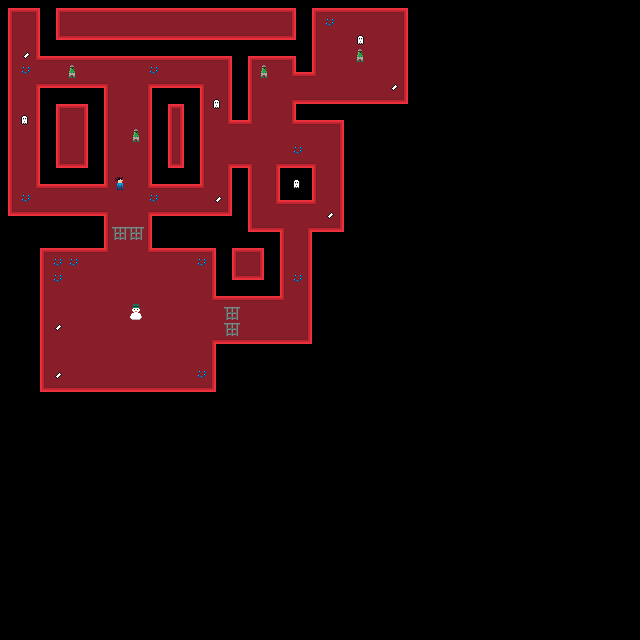

A 2D game scene composited from a Tiled map and its tileset images. What follows is a short description and the map's XML, with every tile layer's data as written:
An orthogonal 40x40 tile map with 16x16 px tiles, 2 tile layers (Base, Over).

<map version="1.0" orientation="orthogonal" renderorder="right-down" width="40" height="40" tilewidth="16" tileheight="16" nextobjectid="1">
 <tileset firstgid="1" name="atlas" tilewidth="16" tileheight="16" tilecount="64" columns="8">
  <image source="atlas.png" trans="ff00ff" width="128" height="128" />
 </tileset>
 <layer name="Base" width="40" height="40">
  <data encoding="csv">
1,2,3,1,2,2,2,2,2,2,2,2,2,2,2,2,2,2,3,1,2,2,2,2,2,3,0,0,0,0,0,0,0,0,0,0,0,0,0,0,
9,10,11,9,10,10,10,10,10,10,10,10,10,10,10,10,10,10,11,9,10,10,10,10,10,11,0,0,0,0,0,0,0,0,0,0,0,0,0,0,
9,10,11,17,18,18,18,18,18,18,18,18,18,18,18,18,18,18,19,9,10,10,10,10,10,11,0,0,0,0,0,0,0,0,0,0,0,0,0,0,
9,10,33,2,2,2,2,2,2,2,2,2,2,2,3,1,2,2,3,9,10,10,10,10,10,11,0,0,0,0,0,0,0,0,0,0,0,0,0,0,
9,10,10,10,10,10,10,10,10,10,10,10,10,10,11,9,10,10,33,34,10,10,10,10,10,11,0,0,0,0,0,0,0,0,0,0,0,0,0,0,
9,10,25,18,18,18,26,10,10,25,18,18,26,10,11,9,10,10,10,10,10,10,10,10,10,11,0,0,0,0,0,0,0,0,0,0,0,0,0,0,
9,10,11,1,2,3,9,10,10,11,1,3,9,10,11,9,10,10,25,18,18,18,18,18,18,19,0,0,0,0,0,0,0,0,0,0,0,0,0,0,
9,10,11,9,10,11,9,10,10,11,9,11,9,10,33,34,10,10,33,2,2,3,0,0,0,0,0,0,0,0,0,0,0,0,0,0,0,0,0,0,
9,10,11,9,10,11,9,10,10,11,9,11,9,10,10,10,10,10,10,10,10,11,0,0,0,0,0,0,0,0,0,0,0,0,0,0,0,0,0,0,
9,10,11,9,10,11,9,10,10,11,9,11,9,10,10,10,10,10,10,10,10,11,0,0,0,0,0,0,0,0,0,0,0,0,0,0,0,0,0,0,
9,10,11,17,18,19,9,10,10,11,17,19,9,10,25,26,10,25,18,26,10,11,0,0,0,0,0,0,0,0,0,0,0,0,0,0,0,0,0,0,
9,10,33,2,2,2,34,10,10,33,2,2,34,10,11,9,10,11,0,9,10,11,0,0,0,0,0,0,0,0,0,0,0,0,0,0,0,0,0,0,
9,10,10,10,10,10,10,10,10,10,10,10,10,10,11,9,10,33,2,34,10,11,0,0,0,0,0,0,0,0,0,0,0,0,0,0,0,0,0,0,
17,18,18,18,18,18,26,10,10,25,18,18,18,18,19,9,10,10,10,10,10,11,0,0,0,0,0,0,0,0,0,0,0,0,0,0,0,0,0,0,
0,0,0,0,0,0,9,10,10,11,0,0,0,0,0,17,18,26,10,25,18,19,0,0,0,0,0,0,0,0,0,0,0,0,0,0,0,0,0,0,
0,0,1,2,2,2,34,10,10,33,2,2,2,3,0,0,0,9,10,11,0,0,0,0,0,0,0,0,0,0,0,0,0,0,0,0,0,0,0,0,
0,0,9,10,10,10,10,10,10,10,10,10,10,11,0,0,0,9,10,11,0,0,0,0,0,0,0,0,0,0,0,0,0,0,0,0,0,0,0,0,
0,0,9,10,10,10,10,10,10,10,10,10,10,11,0,0,0,9,10,11,0,0,0,0,0,0,0,0,0,0,0,0,0,0,0,0,0,0,0,0,
0,0,9,10,10,10,10,10,10,10,10,10,10,33,2,2,2,34,10,11,0,0,0,0,0,0,0,0,0,0,0,0,0,0,0,0,0,0,0,0,
0,0,9,10,10,10,10,10,10,10,10,10,10,10,10,10,10,10,10,11,0,0,0,0,0,0,0,0,0,0,0,0,0,0,0,0,0,0,0,0,
0,0,9,10,10,10,10,10,10,10,10,10,10,10,10,10,10,10,10,11,0,0,0,0,0,0,0,0,0,0,0,0,0,0,0,0,0,0,0,0,
0,0,9,10,10,10,10,10,10,10,10,10,10,25,18,18,18,18,18,19,0,0,0,0,0,0,0,0,0,0,0,0,0,0,0,0,0,0,0,0,
0,0,9,10,10,10,10,10,10,10,10,10,10,11,0,0,0,0,0,0,0,0,0,0,0,0,0,0,0,0,0,0,0,0,0,0,0,0,0,0,
0,0,9,10,10,10,10,10,10,10,10,10,10,11,0,0,0,0,0,0,0,0,0,0,0,0,0,0,0,0,0,0,0,0,0,0,0,0,0,0,
0,0,17,18,18,18,18,18,18,18,18,18,18,19,0,0,0,0,0,0,0,0,0,0,0,0,0,0,0,0,0,0,0,0,0,0,0,0,0,0,
0,0,0,0,0,0,0,0,0,0,0,0,0,0,0,0,0,0,0,0,0,0,0,0,0,0,0,0,0,0,0,0,0,0,0,0,0,0,0,0,
0,0,0,0,0,0,0,0,0,0,0,0,0,0,0,0,0,0,0,0,0,0,0,0,0,0,0,0,0,0,0,0,0,0,0,0,0,0,0,0,
0,0,0,0,0,0,0,0,0,0,0,0,0,0,0,0,0,0,0,0,0,0,0,0,0,0,0,0,0,0,0,0,0,0,0,0,0,0,0,0,
0,0,0,0,0,0,0,0,0,0,0,0,0,0,0,0,0,0,0,0,0,0,0,0,0,0,0,0,0,0,0,0,0,0,0,0,0,0,0,0,
0,0,0,0,0,0,0,0,0,0,0,0,0,0,0,0,0,0,0,0,0,0,0,0,0,0,0,0,0,0,0,0,0,0,0,0,0,0,0,0,
0,0,0,0,0,0,0,0,0,0,0,0,0,0,0,0,0,0,0,0,0,0,0,0,0,0,0,0,0,0,0,0,0,0,0,0,0,0,0,0,
0,0,0,0,0,0,0,0,0,0,0,0,0,0,0,0,0,0,0,0,0,0,0,0,0,0,0,0,0,0,0,0,0,0,0,0,0,0,0,0,
0,0,0,0,0,0,0,0,0,0,0,0,0,0,0,0,0,0,0,0,0,0,0,0,0,0,0,0,0,0,0,0,0,0,0,0,0,0,0,0,
0,0,0,0,0,0,0,0,0,0,0,0,0,0,0,0,0,0,0,0,0,0,0,0,0,0,0,0,0,0,0,0,0,0,0,0,0,0,0,0,
0,0,0,0,0,0,0,0,0,0,0,0,0,0,0,0,0,0,0,0,0,0,0,0,0,0,0,0,0,0,0,0,0,0,0,0,0,0,0,0,
0,0,0,0,0,0,0,0,0,0,0,0,0,0,0,0,0,0,0,0,0,0,0,0,0,0,0,0,0,0,0,0,0,0,0,0,0,0,0,0,
0,0,0,0,0,0,0,0,0,0,0,0,0,0,0,0,0,0,0,0,0,0,0,0,0,0,0,0,0,0,0,0,0,0,0,0,0,0,0,0,
0,0,0,0,0,0,0,0,0,0,0,0,0,0,0,0,0,0,0,0,0,0,0,0,0,0,0,0,0,0,0,0,0,0,0,0,0,0,0,0,
0,0,0,0,0,0,0,0,0,0,0,0,0,0,0,0,0,0,0,0,0,0,0,0,0,0,0,0,0,0,0,0,0,0,0,0,0,0,0,0,
0,0,0,0,0,0,0,0,0,0,0,0,0,0,0,0,0,0,0,0,0,0,0,0,0,0,0,0,0,0,0,0,0,0,0,0,0,0,0,0
</data>
 </layer>
 <layer name="Over" width="40" height="40">
  <data encoding="csv">
0,0,0,0,0,0,0,0,0,0,0,0,0,0,0,0,0,0,0,0,0,0,0,0,0,0,0,0,0,0,0,0,0,0,0,0,0,0,0,0,
0,0,0,0,0,0,0,0,0,0,0,0,0,0,0,0,0,0,0,0,6,0,0,0,0,0,0,0,0,0,0,0,0,0,0,0,0,0,0,0,
0,0,0,0,0,0,0,0,0,0,0,0,0,0,0,0,0,0,0,0,0,0,15,0,0,0,0,0,0,0,0,0,0,0,0,0,0,0,0,0,
0,4,0,0,0,0,0,0,0,0,0,0,0,0,0,0,0,0,0,0,0,0,14,0,0,0,0,0,0,0,0,0,0,0,0,0,0,0,0,0,
0,6,0,0,14,0,0,0,0,6,0,0,0,0,0,0,14,0,0,0,0,0,0,0,0,0,0,0,0,0,0,0,0,0,0,0,0,0,0,0,
0,0,0,0,0,0,0,0,0,0,0,0,0,0,0,0,0,0,0,0,0,0,0,0,4,0,0,0,0,0,0,0,0,0,0,0,0,0,0,0,
0,0,0,0,0,0,0,0,0,0,0,0,0,15,0,0,0,0,0,0,0,0,0,0,0,0,0,0,0,0,0,0,0,0,0,0,0,0,0,0,
0,15,0,0,0,0,0,0,0,0,0,0,0,0,0,0,0,0,0,0,0,0,0,0,0,0,0,0,0,0,0,0,0,0,0,0,0,0,0,0,
0,0,0,0,0,0,0,0,14,0,0,0,0,0,0,0,0,0,0,0,0,0,0,0,0,0,0,0,0,0,0,0,0,0,0,0,0,0,0,0,
0,0,0,0,0,0,0,0,0,0,0,0,0,0,0,0,0,0,6,0,0,0,0,0,0,0,0,0,0,0,0,0,0,0,0,0,0,0,0,0,
0,0,0,0,0,0,0,0,0,0,0,0,0,0,0,0,0,0,0,0,0,0,0,0,0,0,0,0,0,0,0,0,0,0,0,0,0,0,0,0,
0,0,0,0,0,0,0,16,0,0,0,0,0,0,0,0,0,0,15,0,0,0,0,0,0,0,0,0,0,0,0,0,0,0,0,0,0,0,0,0,
0,6,0,0,0,0,0,0,0,6,0,0,0,4,0,0,0,0,0,0,0,0,0,0,0,0,0,0,0,0,0,0,0,0,0,0,0,0,0,0,
0,0,0,0,0,0,0,0,0,0,0,0,0,0,0,0,0,0,0,0,4,0,0,0,0,0,0,0,0,0,0,0,0,0,0,0,0,0,0,0,
0,0,0,0,0,0,0,8,8,0,0,0,0,0,0,0,0,0,0,0,0,0,0,0,0,0,0,0,0,0,0,0,0,0,0,0,0,0,0,0,
0,0,0,0,0,0,0,0,0,0,0,0,0,0,1,2,3,0,0,0,0,0,0,0,0,0,0,0,0,0,0,0,0,0,0,0,0,0,0,0,
0,0,0,6,6,0,0,0,0,0,0,0,6,0,9,10,11,0,0,0,0,0,0,0,0,0,0,0,0,0,0,0,0,0,0,0,0,0,0,0,
0,0,0,6,0,0,0,0,0,0,0,0,0,0,17,18,19,0,6,0,0,0,0,0,0,0,0,0,0,0,0,0,0,0,0,0,0,0,0,0,
0,0,0,0,0,0,0,0,0,0,0,0,0,0,0,0,0,0,0,0,0,0,0,0,0,0,0,0,0,0,0,0,0,0,0,0,0,0,0,0,
0,0,0,0,0,0,0,0,28,0,0,0,0,0,8,0,0,0,0,0,0,0,0,0,0,0,0,0,0,0,0,0,0,0,0,0,0,0,0,0,
0,0,0,4,0,0,0,0,0,0,0,0,0,0,8,0,0,0,0,0,0,0,0,0,0,0,0,0,0,0,0,0,0,0,0,0,0,0,0,0,
0,0,0,0,0,0,0,0,0,0,0,0,0,0,0,0,0,0,0,0,0,0,0,0,0,0,0,0,0,0,0,0,0,0,0,0,0,0,0,0,
0,0,0,0,0,0,0,0,0,0,0,0,0,0,0,0,0,0,0,0,0,0,0,0,0,0,0,0,0,0,0,0,0,0,0,0,0,0,0,0,
0,0,0,4,0,0,0,0,0,0,0,0,6,0,0,0,0,0,0,0,0,0,0,0,0,0,0,0,0,0,0,0,0,0,0,0,0,0,0,0,
0,0,0,0,0,0,0,0,0,0,0,0,0,0,0,0,0,0,0,0,0,0,0,0,0,0,0,0,0,0,0,0,0,0,0,0,0,0,0,0,
0,0,0,0,0,0,0,0,0,0,0,0,0,0,0,0,0,0,0,0,0,0,0,0,0,0,0,0,0,0,0,0,0,0,0,0,0,0,0,0,
0,0,0,0,0,0,0,0,0,0,0,0,0,0,0,0,0,0,0,0,0,0,0,0,0,0,0,0,0,0,0,0,0,0,0,0,0,0,0,0,
0,0,0,0,0,0,0,0,0,0,0,0,0,0,0,0,0,0,0,0,0,0,0,0,0,0,0,0,0,0,0,0,0,0,0,0,0,0,0,0,
0,0,0,0,0,0,0,0,0,0,0,0,0,0,0,0,0,0,0,0,0,0,0,0,0,0,0,0,0,0,0,0,0,0,0,0,0,0,0,0,
0,0,0,0,0,0,0,0,0,0,0,0,0,0,0,0,0,0,0,0,0,0,0,0,0,0,0,0,0,0,0,0,0,0,0,0,0,0,0,0,
0,0,0,0,0,0,0,0,0,0,0,0,0,0,0,0,0,0,0,0,0,0,0,0,0,0,0,0,0,0,0,0,0,0,0,0,0,0,0,0,
0,0,0,0,0,0,0,0,0,0,0,0,0,0,0,0,0,0,0,0,0,0,0,0,0,0,0,0,0,0,0,0,0,0,0,0,0,0,0,0,
0,0,0,0,0,0,0,0,0,0,0,0,0,0,0,0,0,0,0,0,0,0,0,0,0,0,0,0,0,0,0,0,0,0,0,0,0,0,0,0,
0,0,0,0,0,0,0,0,0,0,0,0,0,0,0,0,0,0,0,0,0,0,0,0,0,0,0,0,0,0,0,0,0,0,0,0,0,0,0,0,
0,0,0,0,0,0,0,0,0,0,0,0,0,0,0,0,0,0,0,0,0,0,0,0,0,0,0,0,0,0,0,0,0,0,0,0,0,0,0,0,
0,0,0,0,0,0,0,0,0,0,0,0,0,0,0,0,0,0,0,0,0,0,0,0,0,0,0,0,0,0,0,0,0,0,0,0,0,0,0,0,
0,0,0,0,0,0,0,0,0,0,0,0,0,0,0,0,0,0,0,0,0,0,0,0,0,0,0,0,0,0,0,0,0,0,0,0,0,0,0,0,
0,0,0,0,0,0,0,0,0,0,0,0,0,0,0,0,0,0,0,0,0,0,0,0,0,0,0,0,0,0,0,0,0,0,0,0,0,0,0,0,
0,0,0,0,0,0,0,0,0,0,0,0,0,0,0,0,0,0,0,0,0,0,0,0,0,0,0,0,0,0,0,0,0,0,0,0,0,0,0,0,
0,0,0,0,0,0,0,0,0,0,0,0,0,0,0,0,0,0,0,0,0,0,0,0,0,0,0,0,0,0,0,0,0,0,0,0,0,0,0,0
</data>
 </layer>
</map>